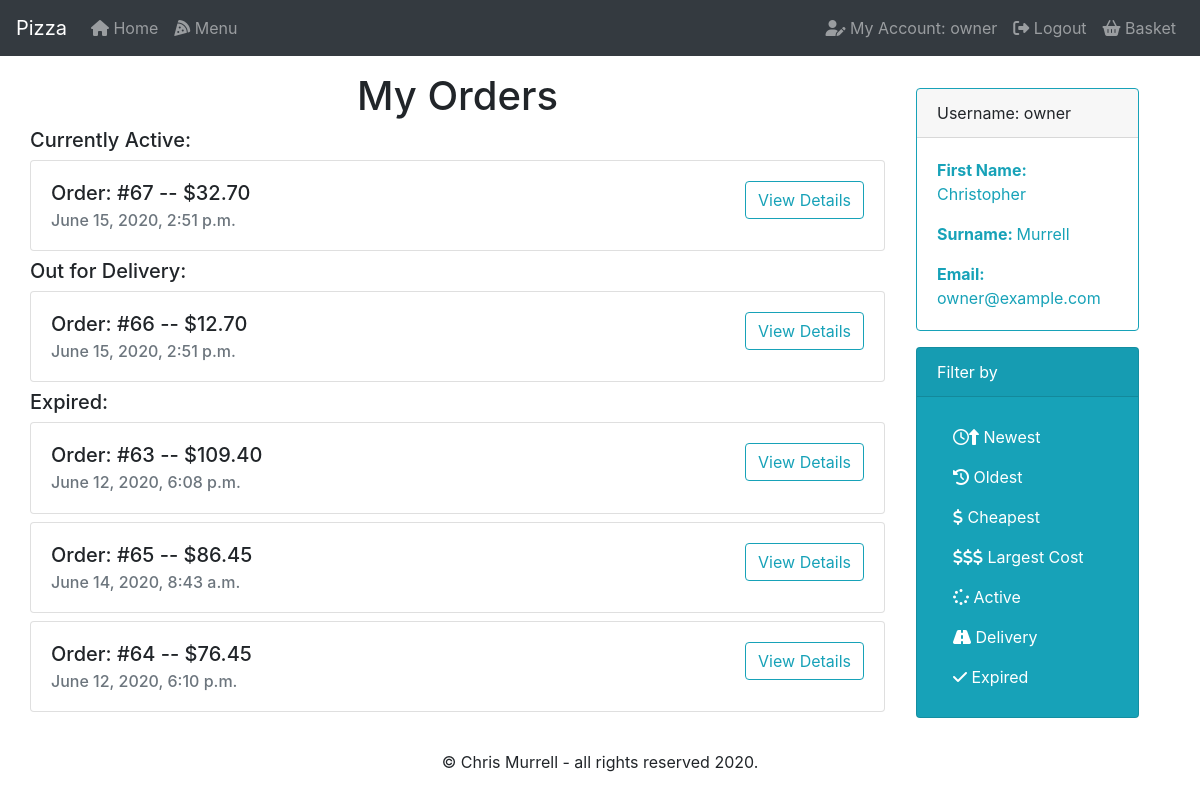
The page /account/filter/expensive (signed in) on the database its author committed.
### orders/models.py (models this page shows, shortened)
class Orders(models.Model):
    order_id = models.AutoField(primary_key=True)
    user_id = models.ForeignKey(
        User, on_delete=models.CASCADE, related_name='orders')
    pizItems = models.ManyToManyField('PizOrder', blank=True, related_name='pizItems')
    subItems = models.ManyToManyField('SubOrder', blank=True, related_name='subItems')
    pastaItems = models.ManyToManyField('PastaOrder', blank=True, related_name='pastaItems')
    saladItems = models.ManyToManyField('SaladOrder', blank=True, related_name='saladItems')
    platItems = models.ManyToManyField('PlatterOrder', blank=True, related_name='platItems')
    time_placed = models.DateTimeField(auto_now_add=True)
    cost = models.DecimalField(max_digits=6, decimal_places=2, default=00.00)
    active = models.CharField(max_length=1, default='Y')
    class Meta:
        verbose_name = 'order'
        verbose_name_plural = 'orders'

### orders/views.py (the view, shortened to what this page needs)
# urls.py: path("account/filter/<filter_by>", views.filter, name="filter")
def filter(request, filter_by):
    if filter_by == 'newest':
        user = request.user
        active = Orders.objects.filter(
            user_id=user, active='Y').order_by('-time_placed')
        delivery = Orders.objects.filter(
            user_id=user, active='D').order_by('-time_placed')
        expired = Orders.objects.filter(
            user_id=user, active='N').order_by('-time_placed')
        pizzas = PizOrder.objects.all()
        subs = SubOrder.objects.all()
        pastas = PastaOrder.objects.all()
        salads = SaladOrder.objects.all()
        platters = PlatterOrder.objects.all()
        context = {
            "user": user,
            "active": active,
            "delivery": delivery,
            "expired": expired,
            "pizzas": pizzas,
            "subs": subs,
            "pastas": pastas,
            "salads": salads,
            "platters": platters
        }
        return render(request, 'orders/account.html', context)
    elif filter_by == 'expensive':
        user = request.user
        active = Orders.objects.filter(
            user_id=user, active='Y').order_by('-cost')
        delivery = Orders.objects.filter(
            user_id=user, active='D').order_by('-cost')
        expired = Orders.objects.filter(
            user_id=user, active='N').order_by('-cost')
        pizzas = PizOrder.objects.all()
        subs = SubOrder.objects.all()
        pastas = PastaOrder.objects.all()
        salads = SaladOrder.objects.all()
        platters = PlatterOrder.objects.all()
        context = {
            "user": user,
            "active": active,
            "delivery": delivery,
            "expired": expired,
            "pizzas": pizzas,
            "subs": subs,
            "pastas": pastas,
            "salads": salads,
            "platters": platters
        }
        return render(request, 'orders/account.html', context)

### orders/models.py (called while the page is built)
    def __str__(self):
        return f"{self.typ} - {self.category}"

    def custom_toppings(self):
        return ", ".join([t.typ for t in self.toppings.all()])

    def __str__(self):
        return f"Type: {self.typ} || Size: {self.size} || Toppings: {self.custom_toppings()} || Price: ${self.price}"

    def __str__(self):
        return f"{self.typ}"

    def custom_extras(self):
        return ", ".join([t.typ for t in self.extras.all()])

    def __str__(self):
        return f"Type: {self.typ} || Size: {self.size} || Toppings: {self.custom_extras()} || Price: ${self.price}"

    def __str__(self):
        return f"{self.typ}"

    def __str__(self):
        return f"{self.typ} -- ${self.price}"

    def __str__(self):
        return f"Type: {self.typ}"

    def __str__(self):
        return f"Type: {self.typ} || Price: ${self.price}"

    def __str__(self):
        return f"{self.typ} small = ${self.smPrice} large = ${self.lgPrice}"

    def __str__(self):
        return f"Type: {self.typ} || Size: {self.size} || Price: ${self.price}"

### orders/Templates/orders/account.html (shortened to what this page needs)
{% extends "orders/base.html" %}
{% load static %}
{% block main %}
<div class="row justify-content-md-center">
    {% if not active and not delivery and not expired %}
    <div class="card border-info m-3">
        <div class="card-header">Username: {{ user.username }}</div>
        <div class="card-body text-info">
            <p class="card-text"><strong>First Name: </strong>{{ user.first_name }}</p>
            <p class="card-text"><strong>Surname: </strong>{{ user.last_name }}</p>
            <p class="card-text"><strong>Email: </strong>{{ user.email }}</p>
        </div>
    </div>
    {% else %}
    <div class="w-75">
        <h1>My Orders</h1>
        {% if active %}
        <h5>Currently Active:</h5>
        {% endif %}
        {% for row in active %}
        <div class="card mb-2">
            <div class="card-body">
                <div class="row">
                    <div class="col text-left">
                        <h5 class="card-title">Order: #{{ row.order_id }} -- ${{ row.cost }}</h5>
                        <h6 class="card-subtitle text-muted">{{ row.time_placed }}</h6>
                    </div>
                    <div class="col text-right">
                        <button type="button" class="btn btn-outline-info" data-toggle="collapse"
                            data-target="#details{{ row.order_id }}" aria-controls="list-group"
                            aria-expanded="false">View
                            Details</button>
                    </div>
                </div>
            </div>
        </div>
        {% endfor %}
        {% if delivery %}
        <h5>Out for Delivery:</h5>
        {% endif %}
        {% for row in delivery %}
        <div class="card mb-2">
            <div class="card-body">
                <div class="row">
                    <div class="col text-left">
                        <h5 class="card-title">Order: #{{ row.order_id }} -- ${{ row.cost }}</h5>
                        <h6 class="card-subtitle text-muted">{{ row.time_placed }}</h6>
                    </div>
                    <div class="col text-right">
                        <button type="button" class="btn btn-outline-info" data-toggle="collapse"
                            data-target="#details{{ row.order_id }}" aria-controls="list-group"
                            aria-expanded="false">View
                            Details</button>
                    </div>
                </div>
            </div>
        </div>
        {% endfor %}
        {% if expired %}
        <h5>Expired:</h5>
        {% endif %}
        {% for row in expired %}
        <div class="card mb-2">
            <div class="card-body">
                <div class="row">
                    <div class="col text-left">
                        <h5 class="card-title">Order: #{{ row.order_id }} -- ${{ row.cost }}</h5>
                        <h6 class="card-subtitle text-muted">{{ row.time_placed }}</h6>
                    </div>
                    <div class="col text-right">
                        <button type="button" class="btn btn-outline-info" data-toggle="collapse"
                            data-target="#details{{ row.order_id }}" aria-controls="list-group"
                            aria-expanded="false">View
                            Details</button>
                    </div>
                </div>
            </div>
        </div>
        {% endfor %}
    </div>
    <div class="w-25">
        <div class="container sticky-top">
            <div class="card border-info m-3">
                <div class="card-header">Username: {{ user.username }}</div>
                <div class="card-body text-info">
                    <p class="card-text"><strong>First Name: </strong>{{ user.first_name }}</p>
                    <p class="card-text"><strong>Surname: </strong>{{ user.last_name }}</p>
                    <p class="card-text"><strong>Email: </strong>{{ user.email }}</p>
                </div>
            </div>
            <div class="card text-white bg-info m-3">
                <div class="card-header">Filter by</div>
                <div class="card-body">
                    <a href="{% url 'filter' filter_by='newest' %}" class="nav-link sidebar"><i
                            class="far fa-clock"></i><i class="fas fa-long-arrow-alt-up"></i>
                        Newest</a>
                    <a href="{% url 'filter' filter_by='oldest' %}" class="nav-link sidebar"><i
                            class="fas fa-history"></i> Oldest</a>
                    <a href="{% url 'filter' filter_by='cheapest' %}" class="nav-link sidebar"><i
                            class="fas fa-dollar-sign"></i>
                        Cheapest</a>
                    <a href="{% url 'filter' filter_by='expensive' %}" class="nav-link sidebar"><i
                            class="fas fa-dollar-sign"></i><i class="fas fa-dollar-sign"></i><i
                            class="fas fa-dollar-sign"></i> Largest Cost</a>
                    <a href="{% if active %}{% url 'filter' filter_by='active' %}{% endif %}"
                        class="nav-link sidebar"><i class="fas fa-spinner"></i>
                        Active</a>
                    <a href="{% if delivery %}{% url 'filter' filter_by='delivery' %}{% endif %}"
                        class="nav-link sidebar"><i class="fas fa-road"></i>
                        Delivery</a>
                    <a href="{% if expired %}{% url 'filter' filter_by='expired' %}{% endif %}"
                        class="nav-link sidebar"><i class="fas fa-check"></i>
                        Expired</a>
                </div>
            </div>
        </div>
    </div>
    {% endif %}
</div>
{% endblock %}

### orders/Templates/orders/base.html (shortened to what this page needs)
{% load static %}
<!doctype html>
<html lang="en">
<head>
    <link rel="stylesheet" href="{% static 'orders/styles.css' %}">
    <link rel="stylesheet" href="https://stackpath.bootstrapcdn.com/bootstrap/4.4.1/css/bootstrap.min.css"
>
</head>
<body>
    <nav class="navbar navbar-expand-lg navbar-dark bg-dark">
        <a class="navbar-brand" href="{% url 'home' %}">Pizza</a>
        <div class="collapse navbar-collapse" id="navbar">
            {% if request.user.is_authenticated %}
            <div class="navbar-nav mr-auto">
                <a class="nav-item nav-link" href="{% url 'home' %}"><i class="fas fa-home"></i> Home</a>
                <a class="nav-item nav-link" href="{% url 'menu' %}"><i class="fas fa-pizza-slice"></i> Menu</a>
            </div>
            <div class="navbar-nav ml-auto">
                <a class="nav-item nav-link" href="{% url 'account' %}"><i class="fas fa-user-edit"></i> My Account: {{ user.username }}</a>
                <a class="nav-item nav-link" href="{% url 'logout' %}"><i class="fas fa-sign-out-alt"></i> Logout</a>
                <a class="nav-item nav-link" href="{% url 'basket' %}"><i class="fas fa-shopping-basket"></i> Basket<span class="badge badge-dark" id="basketnum" hidden>0</span></a>
            </div>
            {% else %}
            <div class="navbar-nav ml-auto">
                <a class="nav-item nav-link" href="{% url 'register' %}"><i class="fas fa-file-signature"></i> Register</a>
                <a class="nav-item nav-link" href="{% url 'login' %}"><i class="fas fa-sign-in-alt"></i> Login</a>
            </div>
            {% endif %}
        </div>
    </nav>
    <div class="container mt-3 mb-3">
        {% block main %}{% endblock %}
    </div>
    <footer>
        <div class="muted text-center">
            <p>&copy; Chris Murrell - all rights reserved 2020.</p>
        </div>
    </footer>
</body>
</html>

### orders/static/orders/styles.css (style rules this page uses)
h1 { text-align: center; }
.nav-link.sidebar { color: white; }

### rows shown on the page
Orders: order_id "67", cost "32.70", time_placed "June 15, 2020, 2:51 p.m."
Orders: order_id "66", cost "12.70", time_placed "June 15, 2020, 2:51 p.m."
Orders: order_id "63", cost "109.40", time_placed "June 12, 2020, 6:08 p.m."
Orders: order_id "65", cost "86.45", time_placed "June 14, 2020, 8:43 a.m."
Orders: order_id "64", cost "76.45", time_placed "June 12, 2020, 6:10 p.m."

### other values the page prints
{{ user.username }} "owner"
{{ user.first_name }} "Christopher"
{{ user.last_name }} "Murrell"
{{ user.email }} "owner@example.com"
